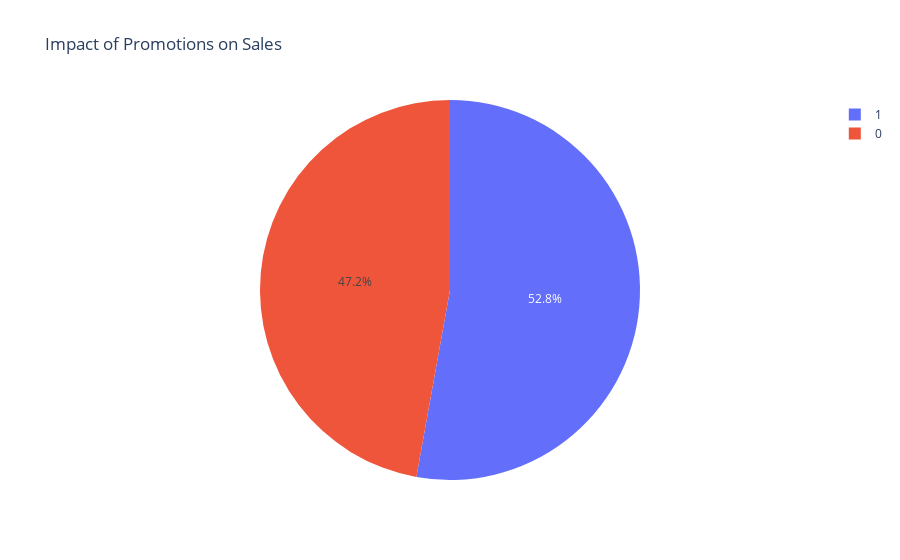

Notebook source saved alongside this figure:
### Code cell
try:
    # 4. Impact of Promotions
    promotion_sales = df.groupby('promotion_applied')['total_sales'].sum().reset_index()
    fig5 = px.pie(values=promotion_sales['total_sales'], names=promotion_sales['promotion_applied'], title='Impact of Promotions on Sales')
    fig5.show()
except Exception as e:
    print(f"Error encountered: {e}")

### Figure 1 — Plotly figure (JSON) as saved in the notebook; plotly's stock layout.template omitted (floating-point values rounded to 4 significant figures)
{"data": [{"domain": {"x": [0, 1], "y": [0, 1]}, "hovertemplate": "label=%{label}<br>value=%{value}<extra></extra>", "labels": [0, 1], "legendgroup": "", "name": "", "showlegend": true, "type": "pie", "values": [711.7, 797.2]}], "layout": {"autosize": true, "legend": {"tracegroupgap": 0}, "title": {"text": "Impact of Promotions on Sales"}}}
